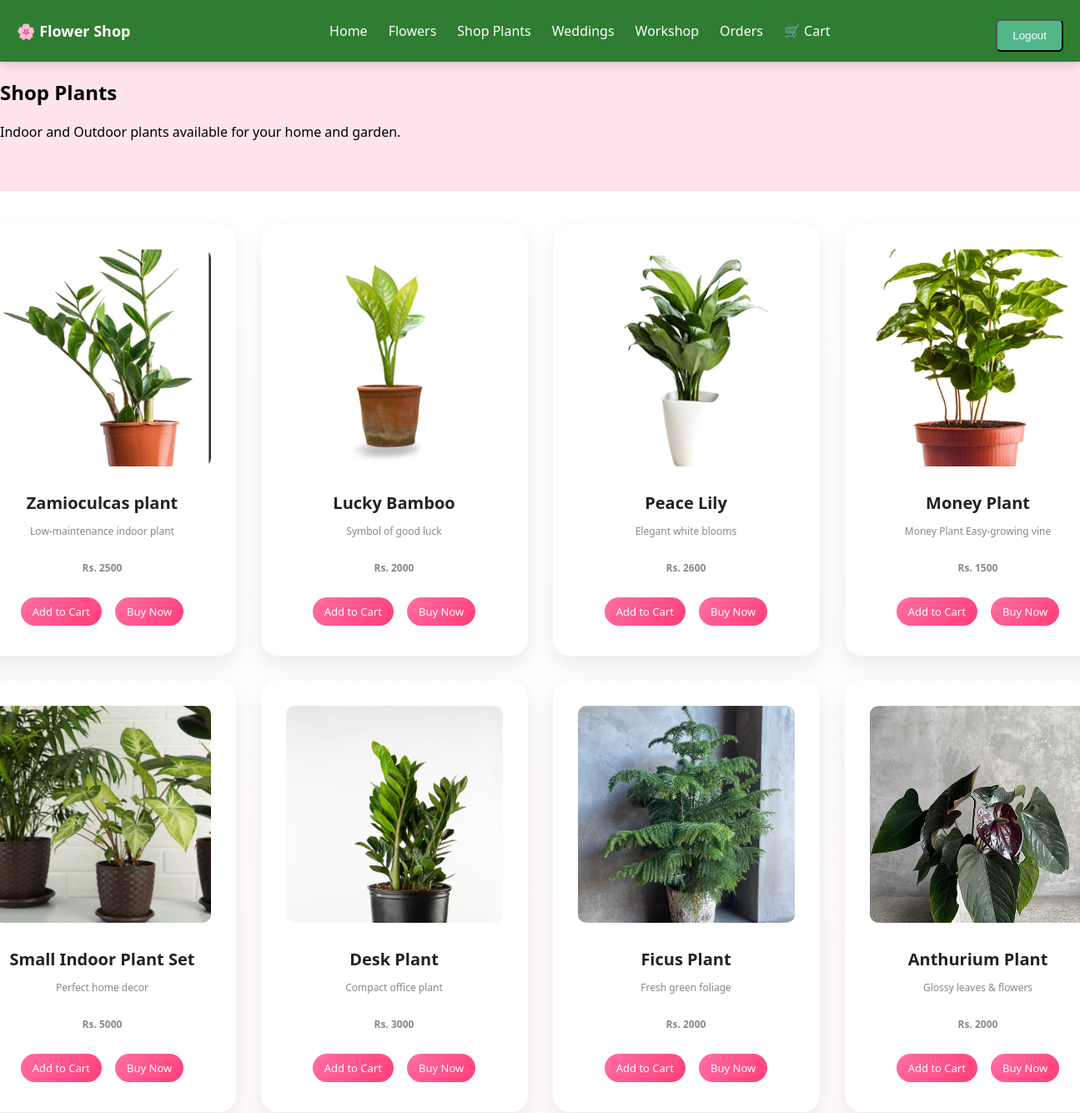
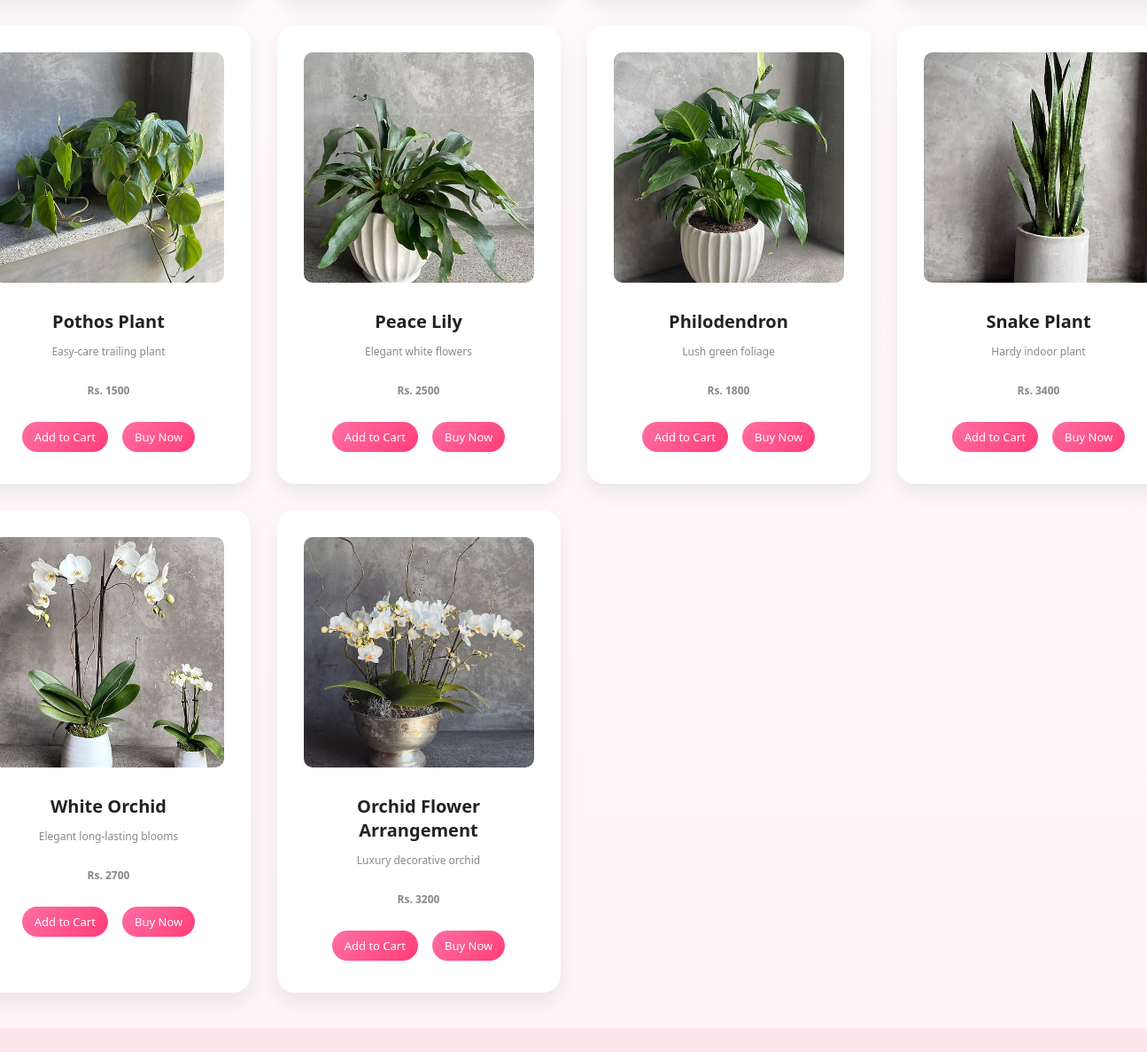
The page /shopplants/ (signed in) on the database its author committed (2 pictures, top to bottom).
### shop/models.py (models this page shows, shortened)
class Flower(models.Model):
    CATEGORY_CHOICES = [
        ('flower', 'Flower'),
        ('wedding', 'Wedding'),
        ('workshop', 'Workshop'),
        ('shopplant', 'Shop Plant'),
    ]
    category = models.CharField(max_length=20, choices=CATEGORY_CHOICES)
    name = models.CharField(max_length=100)
    price = models.PositiveIntegerField()
    description = models.TextField()
    image = models.ImageField(upload_to='flowers/', blank=True, null=True)

### shop/views.py (the view)
# urls.py: path('shopplants/', views.shopplants, name='shopplants'),
@login_required(login_url="login")
def shopplants(request):
    flowers = Flower.objects.filter(category="shopplant")
    return render(request, "shop/shopplants.html", {"flowers": flowers})

### shop/templates/shop/shopplants.html (shortened to what this page needs)
{% extends "shop/base.html" %}
{% load static %}
{% block content %}
<div class="container">
    <h2>Shop Plants</h2>
    <p>Indoor and Outdoor plants available for your home and garden.</p>
    <div class="cards">
        {% for f in flowers %}
        <div class="card">
            <img src="{{ f.image.url }}" class="flower-img">
            <h3>{{ f.name }}</h3>
            <p>{{ f.description }}</p>
            <p><b>Rs. {{ f.price }}</b></p>
            <a href="{% url 'add_to_cart' f.id %}" class="btn small">Add to Cart</a>
            <a href="{% url 'buy_now' f.id %}" class="btn small">Buy Now</a>
        </div>
        {% empty %}
        <p>No plants available.</p>
        {% endfor %}
    </div>
</div>
{% endblock %}

### shop/templates/shop/base.html (shortened to what this page needs)
{% load static %}
<!DOCTYPE html>
<html lang="en">
<head>
    <link rel="stylesheet" href="{% static 'shop/style.css' %}">
</head>
<body>
<nav class="navbar">
    <div class="logo">🌸 Flower Shop</div>
    <ul class="menu">
        <li><a href="{% url 'home' %}">Home</a></li>
        <li><a href="{% url 'flowers' %}">Flowers</a></li>
        <li><a href="{% url 'shopplants' %}">Shop Plants</a></li>
        <li><a href="{% url 'weddings' %}">Weddings</a></li>
        <li><a href="{% url 'workshop' %}">Workshop</a></li>
        <li><a href="{% url 'orders' %}">Orders</a></li>
        <li class="cart-menu">
            <a href="{% url 'cart' %}">
                🛒 Cart
            </a>
        </li>
    </ul>
    <div class="auth-buttons">
        {% if user.is_authenticated %}
            <form action="{% url 'logout' %}" method="post" style="display:inline;">
                <button type="submit" class="btn login-btn">Logout</button>
            </form>
        {% else %}
            <a href="{% url 'login' %}" class="btn login-btn">Login</a>
            <a href="{% url 'register' %}" class="btn login-btn">Register</a>
        {% endif %}
    </div>
</nav>
{% block content %}{% endblock %}
</body>
</html>

### shop/static/shop/style.css (style rules this page uses)
body { margin: 0; font-family: 'Segoe UI', sans-serif; background: #ffe4ec; }
.navbar { background:#2e7d32; padding:10px 20px; display:flex; align-items:center; justify-content:space-between; }
.logo { color:white; font-size:18px; font-weight:bold; }
.menu { list-style: none; display: flex; gap: 25px; }
.menu a { color: white; text-decoration: none; font-weight: 500; }
.login-btn { background: #52b788; padding: 8px 16px; border-radius: 6px; color: white; text-decoration: none; }
.btn { background: #52b788; color: white; padding: 10px 18px; text-decoration: none; border-radius: 6px; display: inline-block; margin-top: 10px; }
.btn.small { padding: 8px 14px; }
.cards { display: flex; justify-content: center; gap: 30px; margin: 60px 0; }
.card { background: white; width: 260px; padding: 30px; text-align: center; border-radius: 12px; box-shadow: 0 8px 20px rgba(0,0,0,0.1); }
.btn { transition: 0.3s; }
* { transition: all 0.25s ease-in-out; }
.navbar { box-shadow: 0 4px 12px rgba(0,0,0,0.15); }
.menu a { position: relative; }
.menu a::after { content: ''; position: absolute; width: 0; height: 2px; background: #90dbb4; left: 0; bottom: -6px; transition: 0.3s; }
.flower-img { width: 100%; height: 180px; object-fit: cover; border-radius: 10px; margin-bottom: 12px; }
.flower-img { width: 100%; height: 180px; object-fit: cover; border-radius: 10px; margin-bottom: 10px; }

### shop/templates/shop/shopplants.html (style rules this page uses)
.cards { display: grid; grid-template-columns: repeat(4, 1fr); gap: 30px; padding: 40px 5%; background: linear-gradient(to bottom, #fff, #fff5f8); }
.card { background: #ffffff; border-radius: 20px; overflow: hidden; box-shadow: 0 10px 25px rgba(0,0,0,0.08); transition: 0.35s ease; text-align: center; }
.card { overflow: hidden; }
.flower-img { width: 100%; height: 260px; object-fit: cover; transition: transform 0.5s ease; }
.card h3 { font-size: 20px; margin: 15px 10px 5px; color: #222; }
.card p { font-size: 12px; color: #888; padding: 0 18px; margin-bottom: 6px; min-height: 32px; }
.btn.small { display: inline-block; padding: 8px 14px; margin: 6px; font-size: 13px; border-radius: 25px; text-decoration: none; background: linear-gradient(135deg, #ff6fa5, #ff3d77); color: white; transition: 0.3s; }

### rows shown on the page
Flower: image (picture), name "Zamioculcas plant", description "Low‑maintenance indoor plant", price "2500"
Flower: image (picture), name "Lucky Bamboo", description "Symbol of good luck", price "2000"
Flower: image (picture), name "Peace Lily", description "Elegant white blooms", price "2600"
Flower: image (picture), name "Money Plant", description "Money Plant Easy‑growing vine", price "1500"
Flower: image (picture), name "Small Indoor Plant Set", description "Perfect home decor", price "5000"
Flower: image (picture), name "Desk Plant", description "Compact office plant", price "3000"
Flower: image (picture), name "Ficus Plant", description "Fresh green foliage", price "2000"
Flower: image (picture), name "Anthurium Plant", description "Glossy leaves & flowers", price "2000"
Flower: image (picture), name "Pothos Plant", description "Easy‑care trailing plant", price "1500"
Flower: image (picture), name "Peace Lily", description "Elegant white flowers", price "2500"
Flower: image (picture), name "Philodendron", description "Lush green foliage", price "1800"
Flower: image (picture), name "Snake Plant", description "Hardy indoor plant", price "3400"
Flower: image (picture), name "White Orchid", description "Elegant long‑lasting blooms", price "2700"
Flower: image (picture), name "Orchid Flower Arrangement", description "Luxury decorative orchid", price "3200"
